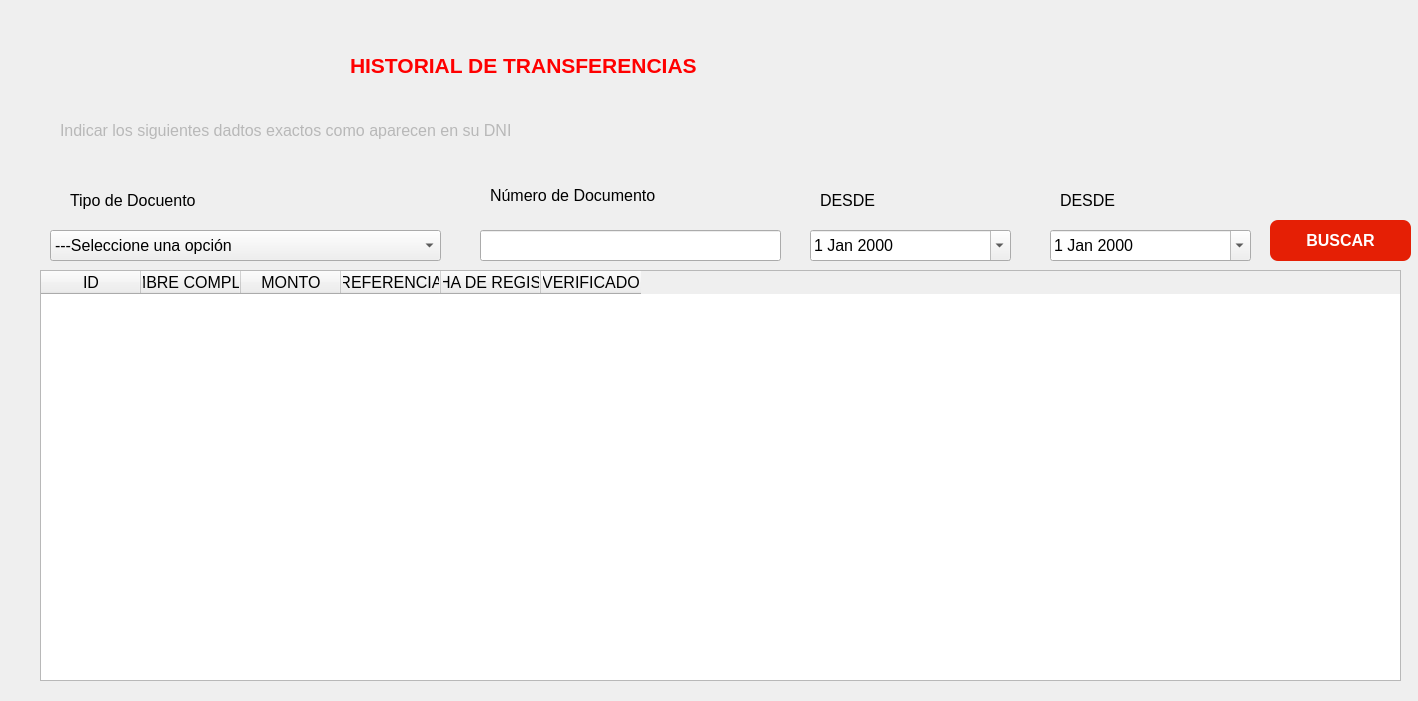
<?xml version="1.0" encoding="UTF-8"?>
<ui version="4.0">
 <class>tranferencia</class>
 <widget class="QDialog" name="tranferencia">
  <property name="windowModality">
   <enum>Qt::ApplicationModal</enum>
  </property>
  <property name="geometry">
   <rect>
    <x>0</x>
    <y>0</y>
    <width>1418</width>
    <height>701</height>
   </rect>
  </property>
  <property name="font">
   <font>
    <pointsize>12</pointsize>
   </font>
  </property>
  <property name="windowTitle">
   <string>ventana de registro</string>
  </property>
  <widget class="QLineEdit" name="txtdocumento">
   <property name="geometry">
    <rect>
     <x>480</x>
     <y>230</y>
     <width>301</width>
     <height>31</height>
    </rect>
   </property>
   <property name="font">
    <font>
     <pointsize>12</pointsize>
    </font>
   </property>
  </widget>
  <widget class="QPushButton" name="btnbuscar">
   <property name="geometry">
    <rect>
     <x>1270</x>
     <y>220</y>
     <width>141</width>
     <height>41</height>
    </rect>
   </property>
   <property name="font">
    <font>
     <family>Segoe UI</family>
     <pointsize>12</pointsize>
     <weight>75</weight>
     <bold>true</bold>
    </font>
   </property>
   <property name="cursor">
    <cursorShape>PointingHandCursor</cursorShape>
   </property>
   <property name="styleSheet">
    <string notr="true">background-color: rgb(229, 31, 5);
color: rgb(255, 255, 255);
border-radius:8px</string>
   </property>
   <property name="text">
    <string>BUSCAR</string>
   </property>
  </widget>
  <widget class="QComboBox" name="cbtipo">
   <property name="geometry">
    <rect>
     <x>50</x>
     <y>230</y>
     <width>391</width>
     <height>31</height>
    </rect>
   </property>
   <property name="font">
    <font>
     <pointsize>12</pointsize>
    </font>
   </property>
   <item>
    <property name="text">
     <string>---Seleccione una opción</string>
    </property>
   </item>
   <item>
    <property name="text">
     <string>DNI-Documento Nacional de Identificación</string>
    </property>
   </item>
   <item>
    <property name="text">
     <string>PSS-Pasaporte</string>
    </property>
   </item>
   <item>
    <property name="text">
     <string>VISA</string>
    </property>
   </item>
  </widget>
  <widget class="QLabel" name="label_4">
   <property name="geometry">
    <rect>
     <x>70</x>
     <y>180</y>
     <width>201</width>
     <height>41</height>
    </rect>
   </property>
   <property name="font">
    <font>
     <pointsize>12</pointsize>
    </font>
   </property>
   <property name="styleSheet">
    <string notr="true"/>
   </property>
   <property name="text">
    <string>Tipo de Docuento</string>
   </property>
  </widget>
  <widget class="QLabel" name="label_5">
   <property name="geometry">
    <rect>
     <x>490</x>
     <y>170</y>
     <width>221</width>
     <height>51</height>
    </rect>
   </property>
   <property name="font">
    <font>
     <pointsize>12</pointsize>
    </font>
   </property>
   <property name="text">
    <string>Número de Documento</string>
   </property>
  </widget>
  <widget class="QLabel" name="label_3">
   <property name="geometry">
    <rect>
     <x>350</x>
     <y>20</y>
     <width>611</width>
     <height>91</height>
    </rect>
   </property>
   <property name="font">
    <font>
     <family>Segoe UI</family>
     <pointsize>16</pointsize>
     <weight>75</weight>
     <bold>true</bold>
    </font>
   </property>
   <property name="styleSheet">
    <string notr="true">color: rgb(255, 0, 0);</string>
   </property>
   <property name="text">
    <string>HISTORIAL DE TRANSFERENCIAS</string>
   </property>
  </widget>
  <widget class="QDateEdit" name="txtfechadesde">
   <property name="geometry">
    <rect>
     <x>810</x>
     <y>230</y>
     <width>201</width>
     <height>31</height>
    </rect>
   </property>
   <property name="font">
    <font>
     <family>Segoe UI</family>
    </font>
   </property>
   <property name="calendarPopup">
    <bool>true</bool>
   </property>
  </widget>
  <widget class="QLabel" name="label_13">
   <property name="geometry">
    <rect>
     <x>820</x>
     <y>180</y>
     <width>161</width>
     <height>41</height>
    </rect>
   </property>
   <property name="font">
    <font>
     <pointsize>12</pointsize>
    </font>
   </property>
   <property name="text">
    <string>DESDE</string>
   </property>
  </widget>
  <widget class="QLabel" name="label_15">
   <property name="geometry">
    <rect>
     <x>60</x>
     <y>110</y>
     <width>831</width>
     <height>41</height>
    </rect>
   </property>
   <property name="font">
    <font>
     <pointsize>12</pointsize>
    </font>
   </property>
   <property name="styleSheet">
    <string notr="true">color: rgb(184, 184, 184);</string>
   </property>
   <property name="text">
    <string>Indicar los siguientes dadtos exactos como aparecen en su DNI</string>
   </property>
  </widget>
  <widget class="QLabel" name="label_14">
   <property name="geometry">
    <rect>
     <x>1060</x>
     <y>180</y>
     <width>161</width>
     <height>41</height>
    </rect>
   </property>
   <property name="font">
    <font>
     <pointsize>12</pointsize>
    </font>
   </property>
   <property name="text">
    <string>DESDE</string>
   </property>
  </widget>
  <widget class="QDateEdit" name="txtfechahasta">
   <property name="geometry">
    <rect>
     <x>1050</x>
     <y>230</y>
     <width>201</width>
     <height>31</height>
    </rect>
   </property>
   <property name="font">
    <font>
     <family>Segoe UI</family>
    </font>
   </property>
   <property name="calendarPopup">
    <bool>true</bool>
   </property>
  </widget>
  <widget class="QTableWidget" name="tblhistorial">
   <property name="geometry">
    <rect>
     <x>40</x>
     <y>270</y>
     <width>1361</width>
     <height>411</height>
    </rect>
   </property>
   <column>
    <property name="text">
     <string>ID</string>
    </property>
   </column>
   <column>
    <property name="text">
     <string>NOMBRE COMPLETO</string>
    </property>
   </column>
   <column>
    <property name="text">
     <string>MONTO</string>
    </property>
   </column>
   <column>
    <property name="text">
     <string>REFERENCIA</string>
    </property>
   </column>
   <column>
    <property name="text">
     <string>FECHA DE REGISTRO</string>
    </property>
   </column>
   <column>
    <property name="text">
     <string>VERIFICADO</string>
    </property>
   </column>
  </widget>
 </widget>
 <resources/>
 <connections/>
</ui>
